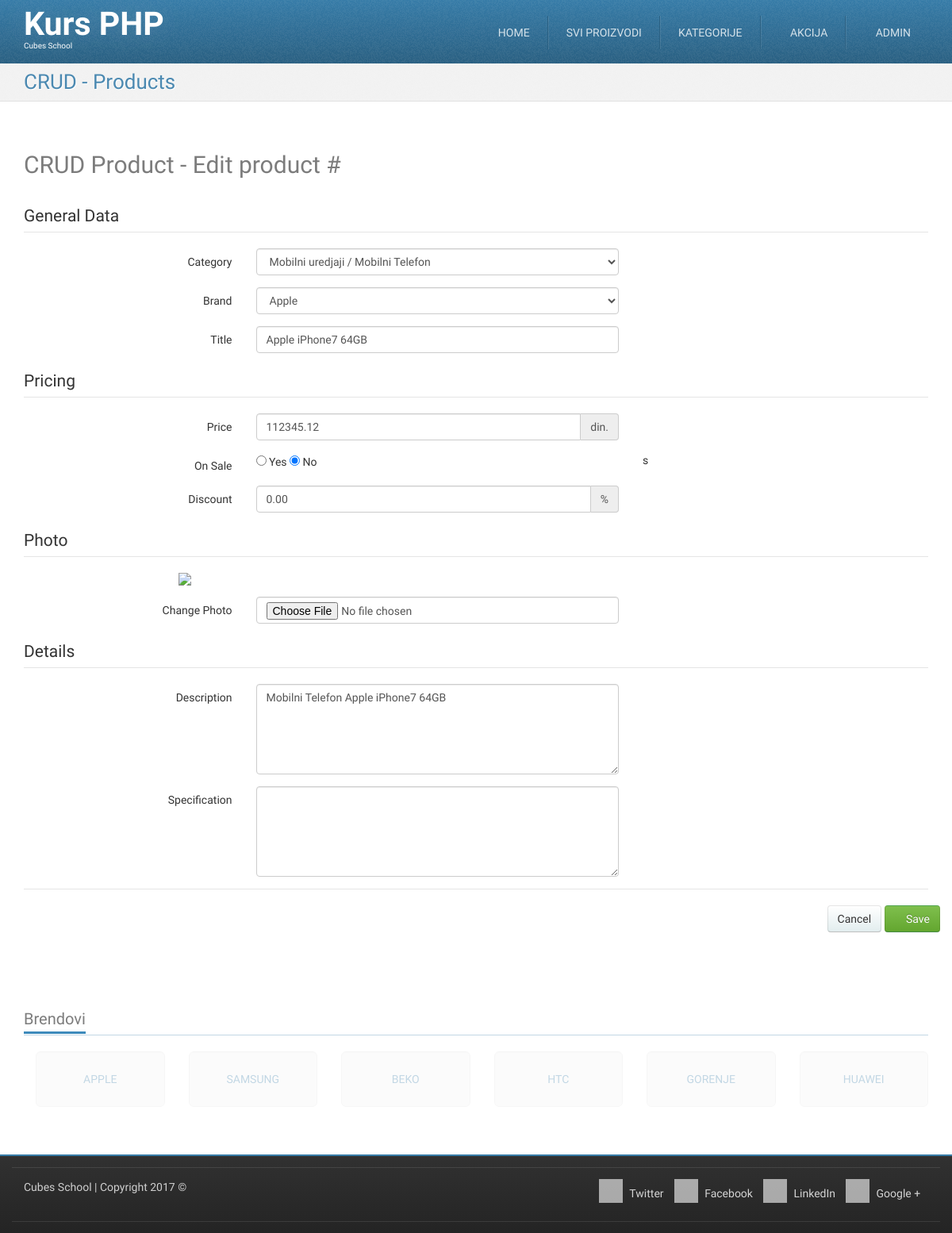
Screenshot of /crud-product-edit.php?id=8 (signed in) with the database file from the repository.
### tables this page shows
CREATE TABLE `products` (
  `id` int(11) NOT NULL,
  `brand_id` int(11) DEFAULT NULL,
  `title` varchar(255) NOT NULL,
  `photo_filename` varchar(255) DEFAULT NULL,
  `description` text NOT NULL,
  `specification` longtext,
  `price` decimal(10,2) NOT NULL,
  `quantity` float NOT NULL,
  `category_id` int(11) DEFAULT NULL,
  `on_sale` tinyint(1) NOT NULL,
  `discount` decimal(10,2) NOT NULL,
  `created_at` datetime NOT NULL
);

### crud-product-edit.php (called while the page is built, shortened)
<?php
require_once __DIR__ . '/models/m_products.php';
require_once __DIR__ . '/models/m_categories.php';
require_once __DIR__ . '/models/m_brands.php';
$id = (int) $_GET['id'];
$product = productsFetchOneById($id);
$formData = array(
	'category_id' => $product['category_id'],
	'brand_id' => $product['brand_id'],
	'title' => $product['title'],
        'price' =>$product['price'],
        'on_sale' => $product['on_sale'],
        'discount' => $product['discount'],
        'description' => $product['description'],
        'specification' => $product['specification']
);
$brandList = brandsGetList();
$categoryList = categoriesGetListByGroup();
require_once __DIR__ . '/views/layout/header.php';
require_once __DIR__ . '/views/templates/t_crud-product-edit.php';
require_once __DIR__ . '/views/layout/footer.php';

### models/m_categories.php (called while the page is built, shortened)
<?php
require_once __DIR__ . '/m_database.php';
function categoriesGetListByGroup(){
    $query = "SELECT `categories`.*, `groups`.`title` AS group_title "
			. "FROM `categories` "
			. "LEFT JOIN `groups` ON `categories`.`group_id` = `groups`.`id` "
                        . "ORDER BY groups.title, categories.title";
   $categories = dbFetchAll($query);
   $categoryList =[];
   foreach ($categories as $category) {
       $categoryList[$category['id']] = $category['group_title'] . ' / ' . $category['title'];
   }
        return $categoryList;
}

### models/m_database.php (called while the page is built, shortened)
<?php
function dbGetLink() {
	static $link;
	if (!isset($link)) {
		$link = mysqli_connect('127.0.0.1', 'cubes', 'cubes', 'cubes-php-mysql');
	}
	return $link;
}
function dbEscape($value) {
	$link = dbGetLink();
	return mysqli_real_escape_string($link, $value);
}
function dbQuery($query) {
	$link = dbGetLink();
	$result = mysqli_query($link, $query);
	return $result;
}
function dbFetchAll($query) {
	$result = dbQuery($query);
	return mysqli_fetch_all($result, MYSQLI_ASSOC);
}
function dbFetchOne($query) {
	$result = dbQuery($query);
	return mysqli_fetch_assoc($result);
}

### models/m_products.php (called while the page is built, shortened)
<?php
require_once __DIR__ . '/m_database.php';
function productsFetchOneById($id) {
	$query = "SELECT"
                . " `products`.*, "
                . "categories.title AS category_title, "
                . " brands.title AS brand_title"
                . " FROM `products` "
                . " LEFT JOIN categories ON products.category_id = categories.id"
                . " LEFT JOIN brands ON products.brand_id = brands.id "
                . "WHERE products.id = '" . dbEscape($id) . "'";
	return dbFetchOne($query);
}

### models/m_brands.php (called while the page is built, shortened)
<?php
require_once __DIR__ . '/m_database.php';
function brandsGetList (){
    $query = 'SELECT brands.* FROM brands ORDER BY brands.title';
    $brands = dbFetchAll($query);
    $brandList = [];
    foreach ($brands as $brand) {
        $brandList[$brand['id']] = $brand['title'];
    }
    return $brandList;
}

### views/templates/t_crud-product-edit.php (the view, shortened to what this page needs)
<div id="highlighted">
	<div class="container">
		<div class="header">
			<h2 class="page-title">
				<span>CRUD - Products</span>
			</h2>
		</div>
	</div>
</div>
<div id="content">
	<div class="container portfolio">
		<div class="row">
			<div class="col-md-12">
				<h2>
					CRUD Product - Edit product #
				</h2>
			</div>
		</div>
		<div class="row">
			<div class="col-md-12">
                                          <form action="" method="post" enctype="multipart/form-data" class="form-horizontal">
					<fieldset>
						<legend>General Data</legend>
						<div class="form-group">
							<label class="col-md-3 control-label">Category</label>
							<div class="col-md-5">
						<select name="category_id" class="form-control">
									<?php foreach ($categoryList as $categoryId => $categoryLabel) {?>
									<option
										value="<?php echo htmlspecialchars($categoryId);?>"
										<?php if($categoryId == $formData['category_id']) {?>
										selected="selected"
										<?php }?>
										><?php echo htmlspecialchars($categoryLabel);?></option>
									<?php }?>
								</select>
							</div>
							<div class="col-md-4">
							</div>
						</div>
						<div class="form-group">
							<label class="col-md-3 control-label">Brand</label>
							<div class="col-md-5">
							<select name="brand_id" class="form-control">
									<?php foreach ($brandList as $brandId => $brandTitle) {?>
									<option
										value="<?php echo htmlspecialchars($brandId);?>"
										<?php if($brandId == $formData['brand_id']) {?>
										selected="selected"
										<?php }?>
										><?php echo htmlspecialchars($brandTitle);?></option>
									<?php }?>
								</select>
							</div>
							<div class="col-md-4">
							</div>
						</div>
						<div class="form-group">
							<label class="col-md-3 control-label">Title</label>
							<div class="col-md-5">
								<input value="<?php echo isset($formData["title"]) ? htmlspecialchars($formData["title"]) : "";?>" type="text" name="title" class="form-control">
							</div>
							<div class="col-md-4">
							</div>
						</div>
					</fieldset>
					<fieldset>
						<legend>Pricing</legend>
						<div class="form-group">
							<label class="col-md-3 control-label">Price</label>
							<div class="col-md-5">
								<div class="input-group">
									<input value="<?php echo isset($formData["price"]) ? htmlspecialchars($formData["price"]) : "";?>" type="text" name="price" class="form-control">
									<div class="input-group-addon"> din.</div>
								</div>
							</div>
							<div class="col-md-4">
							</div>
						</div>
						<div class="form-group">
							<label class="col-md-3 control-label">On Sale</label>
							<div class="col-md-5">
                                                                          <label><input name="on_sale" type="radio" value="1"  <?php if(isset($formData['on_sale']) && $formData['on_sale'] == 1) { echo "checked";}?>  > Yes </label>
                                                                          <label><input name="on_sale" type="radio" value="0"  <?php if(isset($formData['on_sale']) && $formData['on_sale'] == 0) { echo "checked";}?>  > No </label>
							</div>
							<div class="col-md-4">s
							</div>
						</div>
						<div class="form-group">
							<label class="col-md-3 control-label">Discount</label>
							<div class="col-md-5">
								<div class="input-group">
									<input value="<?php echo isset($formData["discount"]) ? htmlspecialchars($formData["discount"]) : "";?>" type="text" name="discount" class="form-control">
									<div class="input-group-addon">%</div>
								</div>
							</div>
							<div class="col-md-4">
							</div>
						</div>
					</fieldset>
					<fieldset>
						<legend>Photo</legend>
						<div class="row">
							<div class="col-md-8 col-md-offset-2">
                                                                          <img src="/uploads/products/<?php echo htmlspecialchars($product['photo_filename']);?>" class="img-responsive">
							</div>
						</div>
						<div class="form-group">
							<label class="col-md-3 control-label">Change Photo</label>
							<div class="col-md-5">
								<input type="file" name="photo" class="form-control">
							</div>
							<div class="col-md-4">
							</div>
						</div>
					</fieldset>
					<fieldset>
						<legend>Details</legend>
						<div class="form-group">
							<label class="col-md-3 control-label">Description</label>
							<div class="col-md-5">
								<textarea name="description" class="form-control" rows="5"><?php echo isset($formData["description"]) ? htmlspecialchars($formData["description"]) : "";?></textarea>
							</div>
							<div class="col-md-4">
							</div>
						</div>
						<div class="form-group">
							<label class="col-md-3 control-label">Specification</label>
							<div class="col-md-5">
								<textarea name="specification" class="form-control" rows="5"><?php echo isset($formData["specification"]) ? htmlspecialchars($formData["specification"]) : "";?></textarea>
							</div>
							<div class="col-md-4">
							</div>
						</div>
					</fieldset>
					<fieldset>
						<legend></legend>
						<div class="form-group text-right">
							<a href="/crud-product-list.php" class="btn btn-default">Cancel</a>
							<button type="submit" class="btn btn-success"><i class="fa fa-save"></i> Save</button>
						</div>
					</fieldset>
				</form>
			</div>
		</div>
	</div>
</div>

### skins/tema/css/theme-style.css (style rules this page uses)
h1, h2, h3 { line-height: 40px; }
h1, h2, h3, h4, h5, h6 { color: rgba(36, 36, 36, 0.6); }
img { max-width: 100%; height: auto; display: block; }
label { font-weight: normal; }
legend { line-height: 40px; }
a { color: #377ca8; text-decoration: none; }
.btn-default { color: #333333; text-shadow: 0 1px 1px rgba(255, 255, 255, 0.75); background-image: -webkit-linear-gradient(top, #ffffff 0%, #e2edee 100%); background-image: -o-linear-gradient(top, #ffffff 0%, #e2edee 100%); background-image: linear-gradient(to bottom, #ffffff 0%, #e2edee 100%); background-repeat: repeat-x; filter: progid:DXImageTransform.Microsoft.gradient(startColorstr='#ffffffff', endColorstr='#ffe2edee', GradientType=0); border-color: #e2edee #e2edee #b2cfd2; border-color: rgba(0, 0, 0, 0.1) rgba(0, 0, 0, 0.1) rgba(0, 0, 0, 0.25); *background-color: #e2edee; filter: progid:DXImageTransform.Microsoft.gradient(enabled = false); -webkit-transition: all; -o-transition: all; transition: all; }
.btn-success { color: #ffffff; text-shadow: 0 -1px 0 rgba(0, 0, 0, 0.25); background-image: -webkit-linear-gradient(top, #7fbf4d 0%, #63a62f 100%); background-image: -o-linear-gradient(top, #7fbf4d 0%, #63a62f 100%); background-image: linear-gradient(to bottom, #7fbf4d 0%, #63a62f 100%); background-repeat: repeat-x; filter: progid:DXImageTransform.Microsoft.gradient(startColorstr='#ff7fbf4d', endColorstr='#ff63a62f', GradientType=0); border-color: #63a62f #63a62f #3f6a1e; border-color: rgba(0, 0, 0, 0.1) rgba(0, 0, 0, 0.1) rgba(0, 0, 0, 0.25); *background-color: #63a62f; filter: progid:DXImageTransform.Microsoft.gradient(enabled = false); -webkit-transition: all; -o-transition: all; transition: all; }
html { background-image: -webkit-linear-gradient(top, #e0e0e0 0%, #ffffff 100%); background-image: -o-linear-gradient(top, #e0e0e0 0%, #ffffff 100%); background-image: linear-gradient(to bottom, #e0e0e0 0%, #ffffff 100%); background-repeat: repeat-x; filter: progid:DXImageTransform.Microsoft.gradient(startColorstr='#ffe0e0e0', endColorstr='#ffffffff', GradientType=0); }
body { margin: 0; font-family: "Monda", Arial, serif; font-size: 14px; line-height: 1.428571429; color: #333333; background-color: #ffffff; position: relative; }
.page-title { margin: 0; }
#highlighted { -webkit-transition: all 0.4s ease-out; -o-transition: all 0.4s ease-out; transition: all 0.4s ease-out; border-bottom: 1px solid #e1e1e1; background: #f2f2f2 url(../img/bg_noise-5.png) left top repeat; color: #377ca8; text-shadow: 1px 1px 1px #ffffff; }
.has-navbar-fixed-top #content { margin-top: 82px; }
.has-navbar-fixed-top.has-highlighted #highlighted, .has-navbar-fixed-top.page-index #highlighted, .has-navbar-fixed-top.page-index-carousel #highlighted, .has-navbar-fixed-top.page-starter #highlighted { margin-top: 80px; }
.has-navbar-fixed-top.has-highlighted #content, .has-navbar-fixed-top.page-index #content, .has-navbar-fixed-top.page-index-carousel #content, .has-navbar-fixed-top.page-starter #content { margin-top: 0; }
#content { padding: 40px 0; background-color: #ffffff; }
.header { margin-bottom: 0; }
.header:before, .header:after { content: " "; display: table; }
.header:after { clear: both; }
.header .page-title { font-size: 26px; margin: 8px 0 8px 0; color: rgba(55, 124, 168, 0.9); }
.header .page-title span, .header .page-title small { display: block; line-height: 1.2 !important; }
@media (min-width: 768px) { .header .page-title { float: left; } }
.services .row, .portfolio .row { margin-bottom: 1em; }

### skins/tema/css/colour-blue.css (style rules this page uses)
body a { color: #377ca8; text-decoration: none; }
body #highlighted { border-bottom-color: #e1e1e1; background-color: #f2f2f2; color: #377ca8; text-shadow: 1px 1px 1px #ffffff; }
body .header .page-title { color: rgba(55, 124, 168, 0.9); }

### rows the page displays
products: category_id "Mobilni uredjaji / Mobilni Telefon", brand_id "Apple", title "Apple iPhone7 64GB", price "112345.12", on_sale "☐ Yes", on_sale "☑ No", discount "0.00", description "Mobilni Telefon Apple iPhone7 64GB"
